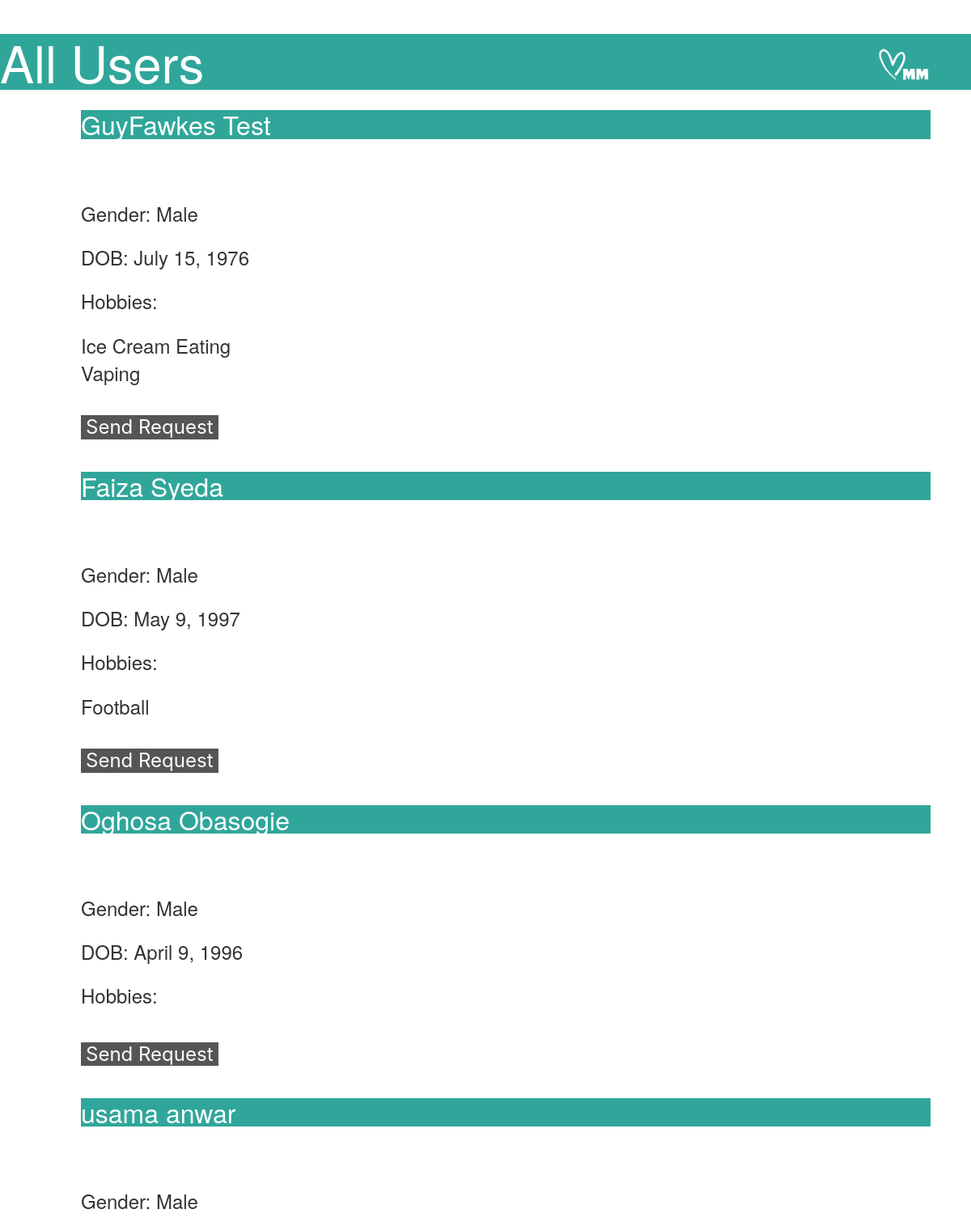
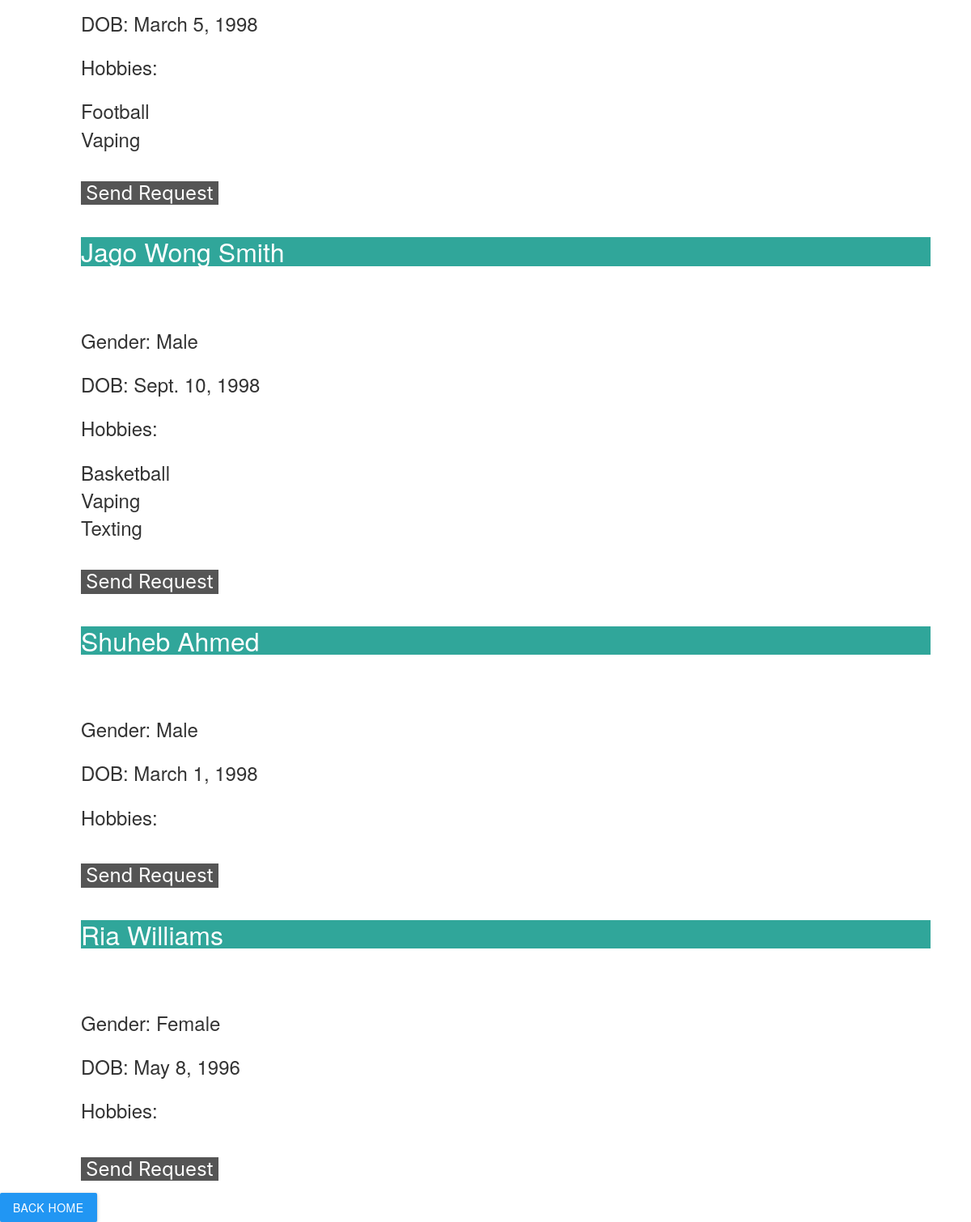
/all-users (signed in), run on the app's committed database (2 pictures, top to bottom).
### mainapp/models.py (models this page shows, shortened)
class User(AbstractBaseUser, PermissionsMixin):
    GENDERS = (
        ("Male", "Male"),
        ("Female", "Female"),
        ("Other", "Other")
    )
    username = models.CharField('username', unique=True, max_length=30)
    first_name = models.CharField('first name', max_length=30, blank=True)
    last_name = models.CharField('last name', max_length=30, blank=True)
    email = models.EmailField('email address', unique=True, blank=True)
    is_active = models.BooleanField('active', default=True)
    is_staff = models.BooleanField('staff', default=False)
    dp = models.ImageField(upload_to='display_pictures/', null=True, blank=True)
    dob = models.DateField('Date of Birth', blank=True, null=True)
    gender = models.CharField('Gender', max_length=30, choices=GENDERS, null=True)
    hobbies = models.ManyToManyField(Hobby, blank=True, related_name="users")
    friends = models.ManyToManyField("self")
    objects = UserManager()
    USERNAME_FIELD = 'username'  # Necessary for IDing necessary Field
    REQUIRED_FIELDS = ['first_name', 'last_name']  # List of field names that will be prompted when creating superuser.
    class Meta:
        verbose_name = 'user'
        verbose_name_plural = 'users'
    def get_full_name(self):
        full_name = '%s %s' % (self.first_name, self.last_name)
        return full_name.strip()

class Hobby(models.Model):
    TYPES = (
        ("Indoor", "Indoor"),
        ("Outdoor", "Outdoor"),
        ("Collection", "Collection"),
        ("Competitive", "Competitive"),
    )
    name = models.CharField('Hobby Name', max_length=255, blank=False, unique=True)
    type = models.CharField('Hobby Type', max_length=30, blank=False, choices=TYPES)

### mainapp/views.py (the view)
# urls.py: path('all-users', main_v.see_all, name='see-all'),
@login_required(login_url='login')
def see_all(request):
    user: User = request.user  # using type-hinting to force PyCharm to give template variable hints.
    return render(request, 'mainapp/all_user_view.html',
                  context={'user': user, 'users': User.objects.all(), 'title': "All users"})

### templates/mainapp/all_user_view.html (shortened to what this page needs)
{% extends 'base.html' %}
{% load static %}
{% block css_section %}
    <link rel="stylesheet" href="static/css/allusers.css">
{% endblock %}
{% block main_content_section %}
    <h1>  <img src = static/images/logo.png alt="logo1" style="float:right;height:69px;width:130px;"> All Users </h1>
    <div id="all_users">
        {% for u in users %}
            {% if u.username != user.username %}
                <div>
                    <h2>{{ u.get_full_name }}</h2>
                    <p>Gender: {{ u.gender }}</p>
                    <p>DOB: {{ u.dob }}</p>
                    <p>Hobbies: </p>
                    <ul>
                        {% for hobby in u.hobbies.all %}
                            <li>{{ hobby.name }}</li>
                        {% endfor %}
                    </ul>
                {% if u not in user.friends.all %}
                    <button type="button" id="Send_req_{{ u.id }}" onclick="send_request({{ u.id }})">Send Request</button>
                    {% else %}
                    <p>Already a friend!</p>
                {% endif %}
                </div>
            {% endif %}
        {% endfor %}
        <a class="btn waves-effect waves-light blue edit-btn" type="button" id="home" href="{% url 'home' %}">Back Home</a>
    </div>
{% endblock %}

### static/css/allusers.css (style rules this page uses)
h1 { background-color:#30a69a; color: #FFFFFF; }
h2 { background-color: #30a69a; color: #FFFFFF; border: 1px #30a69a; margin: 25px 50px 75px 100px; font-size: xx-large; }
p { font-size: x-large; border: 1px; margin: 20px 50px 15px 100px; }
ul { font-size: x-large; border: 1px; margin: 20px 50px 15px 100px; }
button { font-size: x-large; border: 1px; margin: 20px 50px 15px 100px; background-color: #555555; color:white; }

### data on the page
User: get_full_name "GuyFawkes Test", gender "Male", dob "July 15, 1976"
Hobby: name "Ice Cream Eating"
Hobby: name "Vaping"
User: get_full_name "Faiza Syeda", gender "Male", dob "May 9, 1997"
Hobby: name "Football"
User: get_full_name "Oghosa Obasogie", gender "Male", dob "April 9, 1996"
User: get_full_name "usama anwar", gender "Male", dob "March 5, 1998"
User: get_full_name "Jago Wong Smith", gender "Male", dob "Sept. 10, 1998"
Hobby: name "Basketball"
Hobby: name "Texting"
User: get_full_name "Shuheb Ahmed", gender "Male", dob "March 1, 1998"
User: get_full_name "Ria Williams", gender "Female", dob "May 8, 1996"
